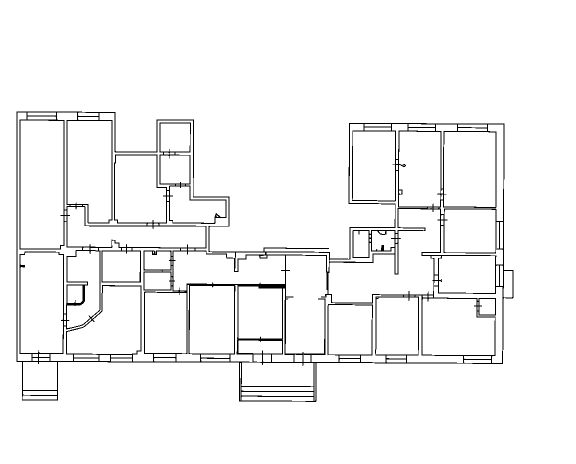
#> input picture _plan_src.png, 1152 x 928 px (shown at 1/2 size)
$ python extract_walls_skeleton.py
#> lines starting #> are read from the running program, lines starting #| are printed output that depends on the picture; after the words box and inside, x2 and y2 are one past the last pixel; in counts of white or black regions, pixels touching at a corner belong together
import cv2, numpy as np, json
from PIL import Image, ImageDraw
from skimage.morphology import skeletonize

base = r"C:\Users\Сисадмин\Documents\deepseek-harness\default-workspace\netmap-v2"
img = cv2.imdecode(np.fromfile(base + r"\_plan_src.png", dtype=np.uint8), cv2.IMREAD_GRAYSCALE)
#> img is the input picture: shape (928, 1152); 96.1% white; black in thin lines or dots, all inside (x1, y1, x2, y2) = (33, 223, 1027, 804)
X0, Y0, X1, Y1 = 33, 223, 1026, 803
BW, BD = 36.81, 17.27
gray = img[Y0:Y1, X0:X1]
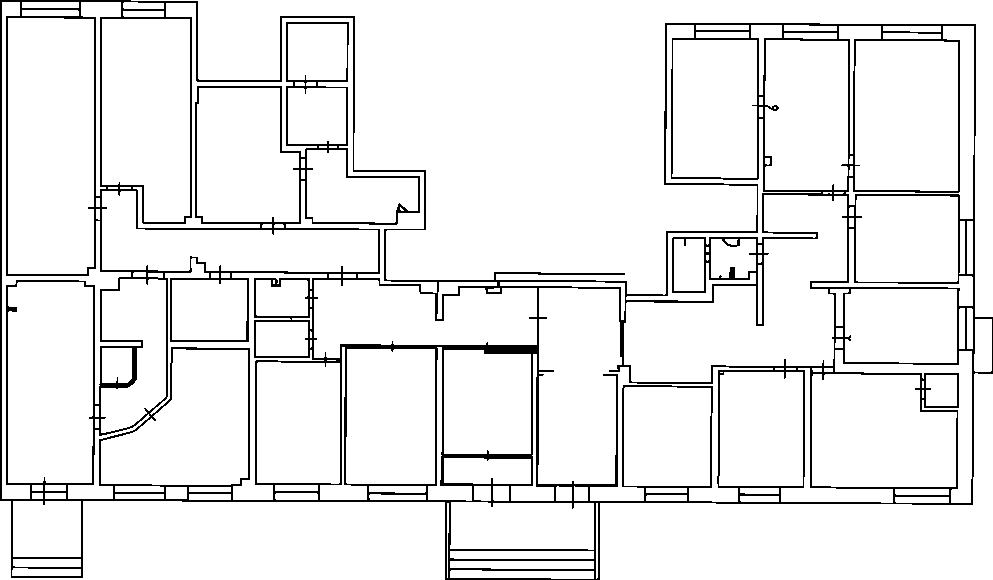
#> gray: shape (580, 993); 92.7% white; black in thin lines or dots
binary = ((gray < 200) * 255).astype(np.uint8)
#> binary: shape (580, 993); 7.3% white in thin lines or dots
# оставляем только толстые линии (стены), тонкие двери/окна/размеры — прочь
walls_mask = cv2.morphologyEx(binary, cv2.MORPH_OPEN, np.ones((3, 3), np.uint8))
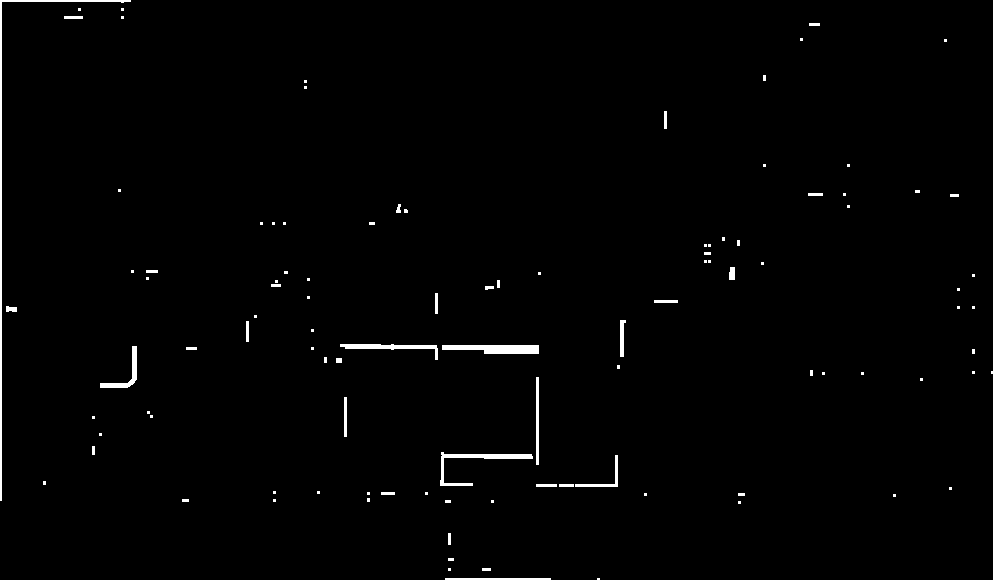
#> walls_mask: shape (580, 993); 1.1% white; 105 white regions (69 under 20 px), largest, box (x1, y1, x2, y2) and area: (0, 0, 131, 501) 1263, (442, 345, 539, 354) 705, (440, 452, 533, 486) 597
# лёгкое закрытие разрывов по толщине стены
walls_mask = cv2.morphologyEx(walls_mask, cv2.MORPH_CLOSE, np.ones((2, 2), np.uint8))
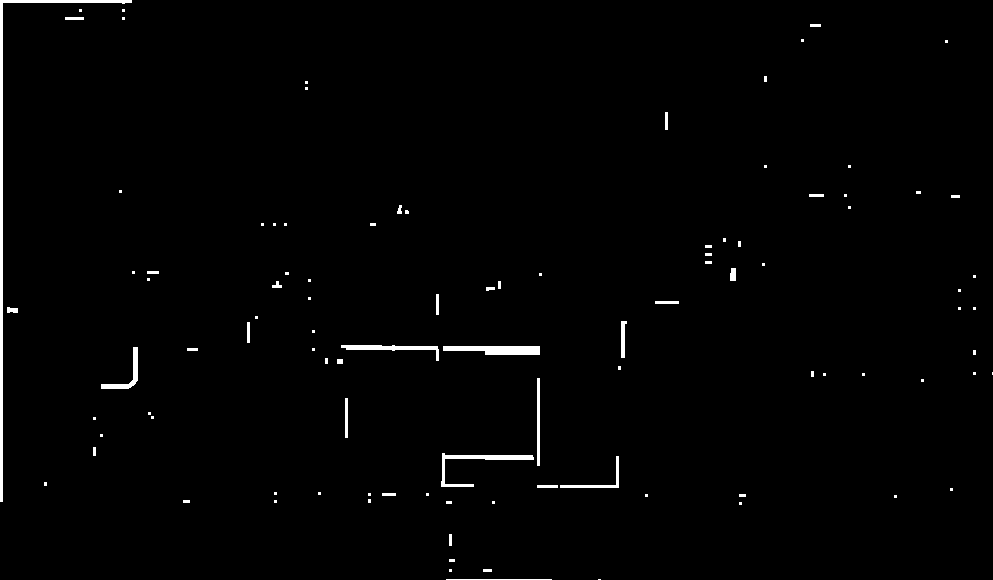
#> walls_mask: shape (580, 993); 1.2% white; 101 white regions (64 under 20 px), largest, box (x1, y1, x2, y2) and area: (0, 0, 132, 502) 1896, (443, 346, 540, 355) 705, (441, 453, 534, 487) 598
skel = skeletonize(walls_mask > 0).astype(np.uint8) * 255
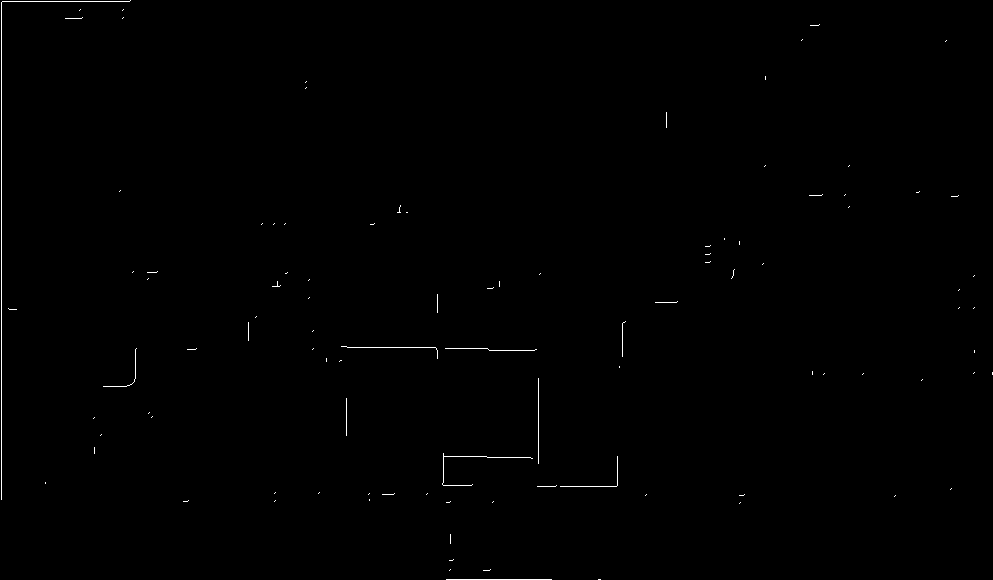
#> skel: shape (580, 993); 0.32% white in thin lines or dots
# убираем перекрёстки, чтобы получить отдельные сегменты
k = np.array([[1, 1, 1], [1, 10, 1], [1, 1, 1]], dtype=np.uint8)
neigh = cv2.filter2D((skel // 255).astype(np.uint8), -1, k)
seg = skel.copy()
seg[neigh > 12] = 0
#> seg: shape (580, 993); 0.32% white in thin lines or dots
cnts, _ = cv2.findContours(seg, cv2.RETR_LIST, cv2.CHAIN_APPROX_NONE)
#> cnts = 107 contours, all with area under 20
walls = []
for c in cnts:
    if cv2.arcLength(c, False) < 12:
        continue
    ap = cv2.approxPolyDP(c, 2.5, False).reshape(-1, 2)
    for i in range(len(ap) - 1):
        x1, y1 = map(float, ap[i]); x2, y2 = map(float, ap[i + 1])
        dx, dy = abs(x2 - x1), abs(y2 - y1)
        if dx < 8 and dy < 8:
            continue
        # ортогонализация
        if dx > dy and dy / (dx + 1e-6) < 0.1:
            y = (y1 + y2) / 2; y1 = y2 = y
        elif dy > dx and dx / (dy + 1e-6) < 0.1:
            x = (x1 + x2) / 2; x1 = x2 = x
        if max(abs(x2 - x1), abs(y2 - y1)) < 8:
            continue
        # толщина по distance transform
        dt = cv2.distanceTransform(walls_mask, cv2.DIST_L2, 5)
        n = max(int(np.hypot(x2 - x1, y2 - y1)), 2)
        xs = np.linspace(x1, x2, n).astype(int).clip(0, X1 - X0 - 1)
        ys = np.linspace(y1, y2, n).astype(int).clip(0, Y1 - Y0 - 1)
        thp = float(np.median(dt[ys, xs])) * 2
        walls.append([x1, y1, x2, y2, thp])
#> this loop made 107 passes
#> c on passes 1, 4, 7, 8, 10, 12, 13, 15, 16, 18, 19, 20: [[598, 579], [599, 579], [600, 579], [599, 579]], [[450, 569], [449, 570]], [[740, 502], [739, 503]], [[493, 501], [492, 502]], [[275, 500], [274, 501]], [[369, 499], [369, 500]], [[895, 495], [894, 496]], [[646, 494], [645, 495]], [[427, 493], [426, 494]], [[369, 493], [368, 494]], [[319, 492], [318, 493]], [[275, 492], [274, 493]]
#> ap on passes 2, 3, 6, 17, 22, 26: [[446, 579], [551, 579], [447, 579]], [[490, 569], [483, 570], [489, 570]], [[450, 534], [450, 543], [450, 535]], [[394, 493], [382, 494], [393, 494]], [[556, 485], [537, 486], [555, 486]], [[445, 456], [532, 458], [446, 456]]
#> after the loop, walls = 61 items, first 6: [446, 579, 551, 579, 2], [551, 579, 447, 579, 2], [450, 534, 450, 543, 4], [450, 543, 450, 535, 4], [394, 493.5, 382, 493.5, 2], [382, 494, 393, 494, 4]

# объединяем коллинеарные близкие
def merge_lines(lines):
    out = []
    for w in lines:
        x1, y1, x2, y2, thp = w
        horiz = abs(y2 - y1) < 0.5
        vert = abs(x2 - x1) < 0.5
        merged = False
        for o in out:
            ox1, oy1, ox2, oy2, oth = o
            ohoriz = abs(oy2 - oy1) < 0.5
            overt = abs(ox2 - ox1) < 0.5
            if horiz and ohoriz and abs(y1 - oy1) <= 2:
                a1, b1 = sorted((x1, x2)); a2, b2 = sorted((ox1, ox2))
                if min(b1, b2) + 4 >= max(a1, a2):
                    o[0], o[2] = min(a1, a2), max(b1, b2)
                    o[1] = o[3] = (y1 + oy1) / 2
                    o[4] = max(thp, oth); merged = True; break
            if vert and overt and abs(x1 - ox1) <= 2:
                a1, b1 = sorted((y1, y2)); a2, b2 = sorted((oy1, oy2))
                if min(b1, b2) + 4 >= max(a1, a2):
                    o[1], o[3] = min(a1, a2), max(b1, b2)
                    o[0] = o[2] = (x1 + ox1) / 2
                    o[4] = max(thp, oth); merged = True; break
        if not merged:
            out.append(w[:])
#> this loop made 61 passes
#> (x1, y1, x2, y2, thp, horiz, vert) on passes 1 to 12: (446, 579, 551, 579, 2, True, False), (551, 579, 447, 579, 2, True, False), (450, 534, 450, 543, 4, False, True), (450, 543, 450, 535, 4, False, True), (394, 493.5, 382, 493.5, 2, True, False), (382, 494, 393, 494, 4, True, False), (556, 485.5, 537, 485.5, 2, True, False), (537, 486, 555, 486, 4, True, False), (443, 458, 443, 485, 4, False, True), (443, 484.5, 472, 484.5, 2, True, False), (472, 484.5, 443, 484.5, 2, True, False), (443, 485, 443, 459, 4, False, True)
#> after the loop, o = [1, 1.25, 130, 1.25, 4]; out = 35 items, first 6: [446, 579, 551, 579, 2], [450, 534, 450, 543, 4], [382, 493.8, 394, 493.8, 4], [537, 485.9, 616, 485.9, 4], [443, 458, 443, 485, 4], [443, 484.5, 472, 484.5, 2]
    return out

walls = merge_lines(walls)
#> walls has the same summary as out in merge_lines
def to_w(x, y):
    return round(x / (X1 - X0) * BW, 2), round(y / (Y1 - Y0) * BD, 2)

result = []
for x1, y1, x2, y2, thp in walls:
    if max(abs(x2 - x1), abs(y2 - y1)) < 10:
        continue
    a = to_w(x1, y1); b = to_w(x2, y2)
    th = max(0.08, min(0.5, round((thp if thp > 2 else 4) * BD / (Y1 - Y0), 2)))
    result.append({"x1": a[0], "y1": a[1], "x2": b[0], "y2": b[1], "thickness": th})
#> this loop made 35 passes
#> (x1, y1, x2, y2, thp, a, b, th) on passes 1, 3, 4, 5, 6, 7, 8, 9, 10, 11: (446, 579, 551, 579, 2, (16.53, 17.24), (20.43, 17.24), 0.12), (382, 493.8, 394, 493.8, 4, (14.16, 14.7), (14.61, 14.7), 0.12), (537, 485.9, 616, 485.9, 4, (19.91, 14.47), (22.83, 14.47), 0.12), (443, 458, 443, 485, 4, (16.42, 13.64), (16.42, 14.44), 0.12), (443, 484.5, 472, 484.5, 2, (16.42, 14.43), (17.5, 14.43), 0.12), (616.5, 456, 616.5, 486, 2, (22.85, 13.58), (22.85, 14.47), 0.12), (445, 457, 532, 457, 6, (16.5, 13.61), (19.72, 13.61), 0.18), (346, 398, 346, 435, 4, (12.83, 11.85), (12.83, 12.95), 0.12), (538, 378, 538, 463, 4, (19.94, 11.26), (19.94, 13.79), 0.12), (445, 348.5, 536, 348.5, 6, (16.5, 10.38), (19.87, 10.38), 0.18)
#> (x1, y1, x2, y2, thp) on passes 2, 12, 13, 15, 17, 23: (450, 534, 450, 543, 4), (196, 348, 187, 349, 2), (187, 349, 195, 349, 4), (134, 381, 126, 386, 4), (126, 386, 134, 381, 4), (8, 308, 16, 309, 2)
#> after the loop, result = 25 items

print("skeleton segments:", len(result))
#| skeleton segments: 25
im = Image.open(base + r"\_plan_src.png").convert("RGB"); dr = ImageDraw.Draw(im)
for w in result:
    p1 = (X0 + w["x1"] / BW * (X1 - X0), Y0 + w["y1"] / BD * (Y1 - Y0))
    p2 = (X0 + w["x2"] / BW * (X1 - X0), Y0 + w["y2"] / BD * (Y1 - Y0))
    dr.line([p1, p2], fill=(255, 0, 0), width=2)
#> this loop made 25 passes
#> (p1, p2) on passes 1 to 12: ((478.9, 802), (584.1, 802)), ((415, 716.7), (427.1, 716.7)), ((570.1, 709), (648.9, 709)), ((476, 681.1), (476, 708)), ((476, 707.6), (505.1, 707.6)), ((649.4, 679.1), (649.4, 709)), ((478.1, 680.1), (565, 680.1)), ((379.1, 621), (379.1, 657.9)), ((570.9, 601.2), (570.9, 686.1)), ((478.1, 571.6), (569, 571.6)), ((167.9, 570.9), (167.9, 603.8)), ((136, 608.9), (159, 608.9))
im.save(base + r"\walls-skeleton-preview.png")
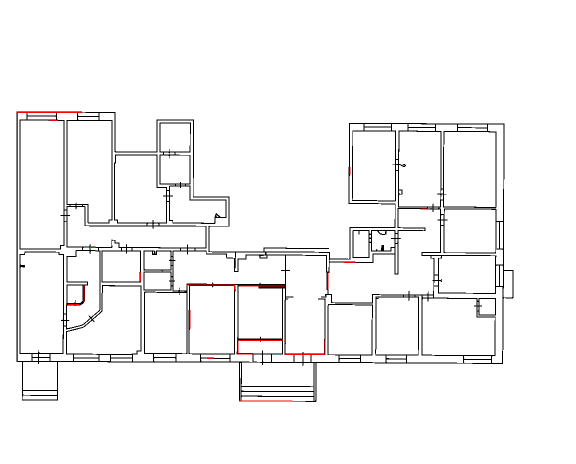
#> saved as walls-skeleton-preview.png: PIL image 1152x928 RGB (shown at 1/2 size); mean R, G, B 245.5, 244.8, 244.8
json.dump(result, open(base + r"\walls-skeleton.json", "w", encoding="utf-8"), indent=1)
